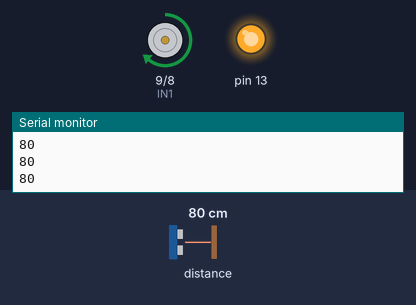
A sketch run on a simulated Arduino Uno, built with avr-gcc and run on an emulated ATmega328P. On the bench: motor-driver pin pairs drawn as motors (green arrow = first pin HIGH = forward, orange = second pin HIGH = backward, longer = more drive, scaled by the enable pin), output pins drawn as LEDs (lit = HIGH), the last lines printed to the serial monitor. Inputs (shaded band) come from the test bench; at power-on: distance to the obstacle 80 cm.

Above: at 1.2 s.
1.3 s: distance to the obstacle set to 198 cm
2.8 s: distance to the obstacle set to 204 cm
At 3.7 s:
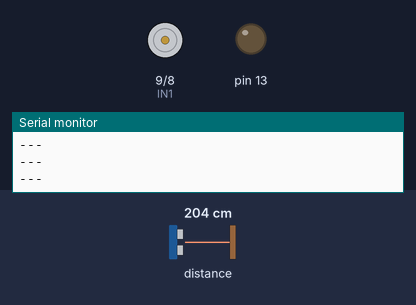
4.3 s: distance to the obstacle set to 2 cm
At 4.9 s:
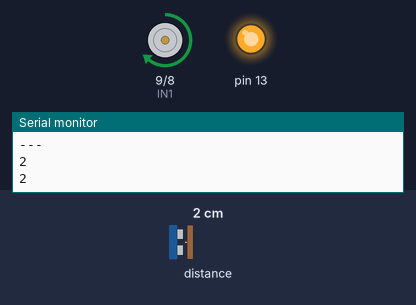
6.0 s: distance to the obstacle set to 250 cm
At 7.4 s:
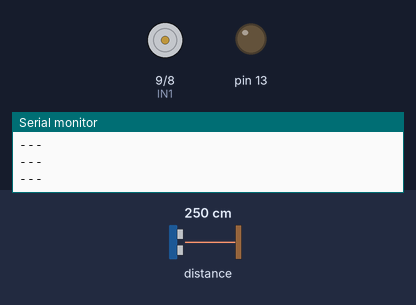
Timing chart, 0 to 8.7 s (numbered marks = the images above; inputs shaded):
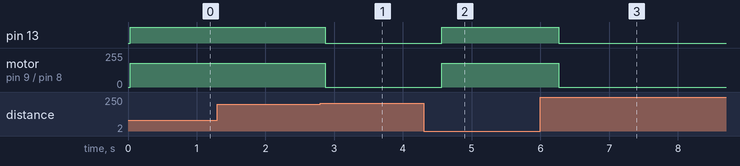

The sketch:

sketch_nov11a.ino
```cpp
// Inspirado en el codigo de Makerguides y modificado por Reptika
#include "Adafruit_VL53L0X.h"

Adafruit_VL53L0X sensor = Adafruit_VL53L0X();

int ENA = 10; // ENA, IN1 y IN2 son las connecciones del driver, y el numero corresponde a los pines del arduino.
int IN1 =  9; // Como son 2 motores, faltan el ENB, IN3 y IN4, los cuales podrian ir en los pines 5, 7 y 6 respectivamente.
int IN2 =  8;

void setup() {
  Serial.begin(9600);
  sensor.begin();
  pinMode(13,OUTPUT);

  pinMode(ENA,OUTPUT); // Tambien se tendrian que repetir con el ENB, IN3 y IN4.
  pinMode(IN1,OUTPUT);
  pinMode(IN2,OUTPUT);

  Serial.println("VL53L0X test");
  if (!sensor.begin()) {
    Serial.println(F("Error al iniciar VL53L0X"));
    while(1);
  }
}

void loop() {

  VL53L0X_RangingMeasurementData_t measure;
  sensor.rangingTest(&measure, false);

  if(measure.RangeStatus == 4 || measure.RangeMilliMeter > 2000) // Después del rango de los 1200mm/120cm, la señal se vuelve errática, y después de los 500mm/50cm empieza a perder señal.
  {
    Serial.println("---");
    digitalWrite(13,LOW);
    desactivo(); // Esto es para probar si el driver funciona correctamente, y es capaz de cambiar de comportamiento segun la señal, haciendo las pruebas parece que le falta energia el cual se llegue a conectar directamente al driver.
    delay(250);
  } else
  {
    Serial.println(static_cast<int>(measure.RangeMilliMeter/10)); // Muestra en cm enteros.                     y
    //Serial.println(measure.RangeMilliMeter); // Muestra en mm
    digitalWrite(13,HIGH);
    activo(); // Se enciende al detectar valores validos, o al menos eso deberia hacerlo, de todas formas esto deberia ser cambiado a futuro.
    delay(250);
  }

  //digitalWrite(13,HIGH);
  //delay(25);
  //digitalWrite(13,LOW);
  //delay(25);
}

void activo() { // Enciende.
  digitalWrite (IN1,HIGH);
  digitalWrite (IN2, LOW);
  analogWrite  (ENA, 180); // Velocidad
}
void desactivo() {
  digitalWrite (IN1,LOW);
  digitalWrite (IN2,LOW);
  analogWrite  (ENA, 0);
}

// Cualquier cosa, una fuente util que encontre es "eloctavobit.com/proyecto-tutoriales-arduino/funcionamiento-del-modulo-controlador-de-motores-l298n"
```

Measured:
- the behaviour switches between 200 and 201 cm on distance to the obstacle (found by bisection; images 0 and 1)
- after the input at 2.8 s, pin 13: HIGH → LOW after 0.07 s; motor on pin 9 (IN1) / pin 8 (IN2): forward 180/255 → stopped after 0.07 s
- after the input at 4.3 s, pin 13: LOW → HIGH after 0.27 s; motor on pin 9 (IN1) / pin 8 (IN2): stopped → forward 180/255 after 0.27 s
- after the input at 6.0 s, pin 13: HIGH → LOW after 0.27 s; motor on pin 9 (IN1) / pin 8 (IN2): forward 180/255 → stopped after 0.27 s
